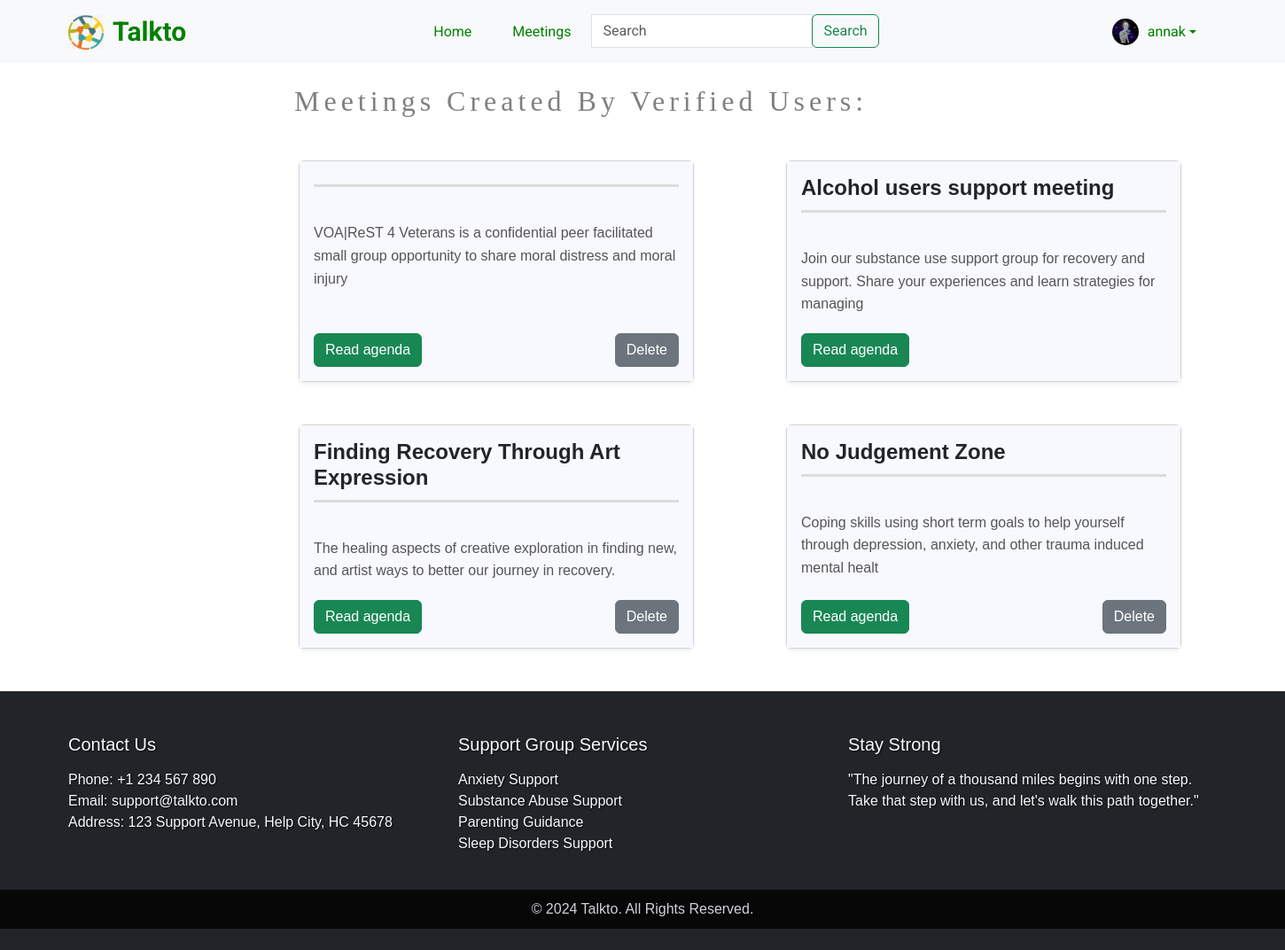
/about (signed in), run on an earlier commit of the app's database.
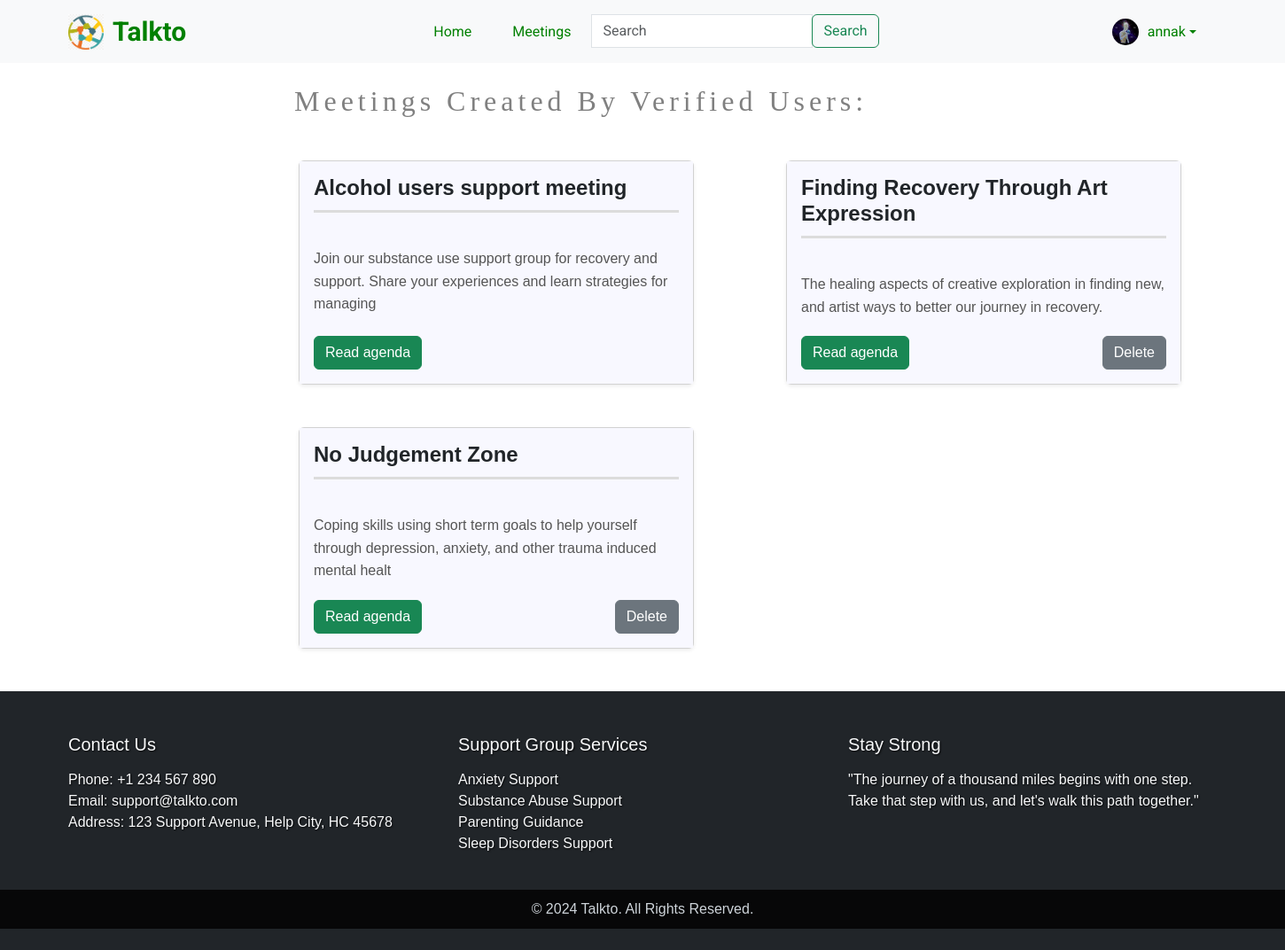
And on a later commit of the database.
### base/models.py (models this page shows, shortened)
class Meeting(models.Model):
    creator = models.ForeignKey('User', on_delete=models.CASCADE)
    headline = models.CharField(max_length=100)
    conversation = models.ForeignKey(Conversation, on_delete=models.CASCADE)
    description = models.TextField(max_length=300)
    topic = models.ManyToManyField(Topic, related_name='Topic', blank=True)
    category = models.ManyToManyField(Category, related_name='Category', blank=True)
    file = models.FileField(null=True)
    created = models.DateTimeField(auto_now_add=True)
    update = models.DateTimeField(auto_now=True)
    class Meta:
        ordering = ["headline", 'created']

### base/views.py (the view)
# urls.py: path('about', views.about, name='about'),
def about(request):
    categories = Category.objects.all()
    meetings = Meeting.objects.all()
    conversation = Conversation.objects.all()
    context = {"categories": categories, 'meetings': meetings, 'conversation': conversation}
    return render(request, 'base/about.html', context)

### base/templates/base/about.html (shortened to what this page needs)
{% extends 'main.html' %}
{% load static %}
{% block static %}
        <link rel="stylesheet" href="{% static 'styles/styles.css' %}">
{% endblock %}
{% block content %}
    {% include 'base/meeting.html' %}
{% endblock %}

### base/templates/base/meeting.html (shortened to what this page needs)
{% load static %}
{% block static %}
        <link rel="stylesheet" href="{% static 'styles/styles.css' %}">
{% endblock %}
<div class="container meeting-container mt-4">
    <h2 class="mb-5" style="letter-spacing: 5px; font-family: cursive; margin-left:20px;  color:gray; font-weigh:bold;">Meetings Created By Verified Users:</h2>
    <div class="row">
        {% for meeting in meetings %}
            <div class="col-md-5 d-flex align-items-stretch mb-4 custom-card-container">
                <div class="card mb-4 shadow-sm shadow-sm custom-card">
                    <div class="card-body d-flex flex-column">
                        <h5 class="card-title">{{ meeting.headline }}</h5>
                        <p class="card-text">{{ meeting.description |slice:":120" }}</p>
                        <div class="mt-auto d-flex justify-content-between">
                            {% if request.user.is_authenticated %}
                                <div class="mt-auto">
                                    <a href="{% url 'reading' meeting.id %}" class="btn btn-success">Read agenda</a>
                                </div>
                            {% endif %}
                            {% if request.user == meeting.creator %}
                                <div class="mt-auto">
                                    <a href="{% url 'delete' meeting.id %}" class="btn btn-secondary">Delete</a>
                                </div>
                            {% endif %}
                        </div>
                    </div>
                </div>
            </div>
        {% endfor %}
    </div>
</div>

What changed in the data, as far as the page shows it:
removed Meeting: description "VOA|ReST 4 Veterans is a confidential peer facilitated small group opportunity to share moral distress and moral injury", shows "Delete"
